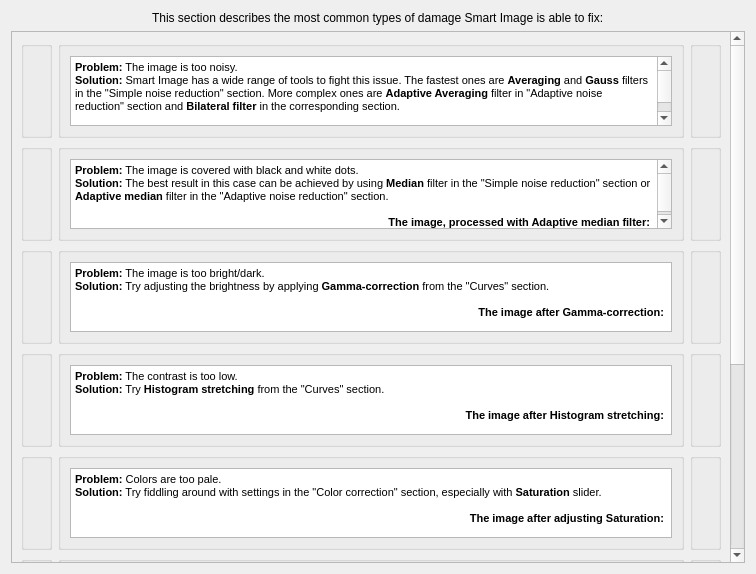
<?xml version="1.0" encoding="UTF-8"?>
<ui version="4.0">
 <class>HelpWindow</class>
 <widget class="QWidget" name="HelpWindow">
  <property name="geometry">
   <rect>
    <x>0</x>
    <y>0</y>
    <width>752</width>
    <height>574</height>
   </rect>
  </property>
  <property name="windowTitle">
   <string>Form</string>
  </property>
  <layout class="QVBoxLayout" name="verticalLayout_11">
   <item alignment="Qt::AlignHCenter">
    <widget class="QLabel" name="label_17">
     <property name="text">
      <string>This section describes the most common types of damage Smart Image is able to fix:</string>
     </property>
    </widget>
   </item>
   <item>
    <widget class="QScrollArea" name="scrollArea">
     <property name="minimumSize">
      <size>
       <width>734</width>
       <height>0</height>
      </size>
     </property>
     <property name="widgetResizable">
      <bool>true</bool>
     </property>
     <widget class="QWidget" name="scrollAreaWidgetContents">
      <property name="geometry">
       <rect>
        <x>0</x>
        <y>-887</y>
        <width>715</width>
        <height>1422</height>
       </rect>
      </property>
      <layout class="QVBoxLayout" name="verticalLayout_10">
       <item>
        <layout class="QGridLayout" name="gridLayout">
         <item row="6" column="2">
          <widget class="QGroupBox" name="groupBox_13">
           <property name="title">
            <string/>
           </property>
           <layout class="QVBoxLayout" name="verticalLayout_7">
            <item>
             <widget class="QLabel" name="label_12">
              <property name="text">
               <string/>
              </property>
              <property name="pixmap">
               <pixmap resource="placeholders.qrc">:/placeholders/readme/blur_fixed.png</pixmap>
              </property>
             </widget>
            </item>
           </layout>
          </widget>
         </item>
         <item row="6" column="0">
          <widget class="QGroupBox" name="groupBox_12">
           <property name="title">
            <string/>
           </property>
           <layout class="QVBoxLayout" name="verticalLayout_6">
            <item>
             <widget class="QLabel" name="label_11">
              <property name="text">
               <string/>
              </property>
              <property name="pixmap">
               <pixmap resource="placeholders.qrc">:/placeholders/readme/blur.png</pixmap>
              </property>
             </widget>
            </item>
           </layout>
          </widget>
         </item>
         <item row="5" column="2">
          <widget class="QGroupBox" name="groupBox_22">
           <property name="title">
            <string/>
           </property>
           <layout class="QVBoxLayout" name="verticalLayout_9">
            <item>
             <widget class="QLabel" name="label_15">
              <property name="text">
               <string/>
              </property>
              <property name="pixmap">
               <pixmap resource="placeholders.qrc">:/placeholders/readme/brightness_fixed.png</pixmap>
              </property>
             </widget>
            </item>
           </layout>
          </widget>
         </item>
         <item row="5" column="1">
          <widget class="QGroupBox" name="groupBox_24">
           <property name="title">
            <string/>
           </property>
           <layout class="QHBoxLayout" name="horizontalLayout_15">
            <item>
             <widget class="QTextEdit" name="textEdit_8">
              <property name="readOnly">
               <bool>true</bool>
              </property>
              <property name="html">
               <string>&lt;!DOCTYPE HTML PUBLIC &quot;-//W3C//DTD HTML 4.0//EN&quot; &quot;http://www.w3.org/TR/REC-html40/strict.dtd&quot;&gt;
&lt;html&gt;&lt;head&gt;&lt;meta name=&quot;qrichtext&quot; content=&quot;1&quot; /&gt;&lt;style type=&quot;text/css&quot;&gt;
p, li { white-space: pre-wrap; }
&lt;/style&gt;&lt;/head&gt;&lt;body style=&quot; font-family:'MS Shell Dlg 2'; font-size:8.25pt; font-weight:400; font-style:normal;&quot;&gt;
&lt;p style=&quot; margin-top:0px; margin-bottom:0px; margin-left:0px; margin-right:0px; -qt-block-indent:0; text-indent:0px;&quot;&gt;&lt;span style=&quot; font-weight:600;&quot;&gt;Problem: &lt;/span&gt;The brightness is messed up.&lt;/p&gt;
&lt;p style=&quot; margin-top:0px; margin-bottom:0px; margin-left:0px; margin-right:0px; -qt-block-indent:0; text-indent:0px;&quot;&gt;&lt;span style=&quot; font-weight:600;&quot;&gt;Solution:&lt;/span&gt; Maybe &lt;span style=&quot; font-weight:600;&quot;&gt;Power function transformation&lt;/span&gt; from the &amp;quot;Curves&amp;quot; section can help.&lt;/p&gt;
&lt;p style=&quot;-qt-paragraph-type:empty; margin-top:0px; margin-bottom:0px; margin-left:0px; margin-right:0px; -qt-block-indent:0; text-indent:0px;&quot;&gt;&lt;br /&gt;&lt;/p&gt;
&lt;p align=&quot;right&quot; style=&quot; margin-top:0px; margin-bottom:0px; margin-left:0px; margin-right:0px; -qt-block-indent:0; text-indent:0px;&quot;&gt;&lt;span style=&quot; font-weight:600;&quot;&gt;The image after Power function transformation: &lt;/span&gt;&lt;/p&gt;&lt;/body&gt;&lt;/html&gt;</string>
              </property>
             </widget>
            </item>
           </layout>
          </widget>
         </item>
         <item row="6" column="1">
          <widget class="QGroupBox" name="groupBox_20">
           <property name="title">
            <string/>
           </property>
           <layout class="QHBoxLayout" name="horizontalLayout_12">
            <item>
             <widget class="QTextEdit" name="textEdit_6">
              <property name="readOnly">
               <bool>true</bool>
              </property>
              <property name="html">
               <string>&lt;!DOCTYPE HTML PUBLIC &quot;-//W3C//DTD HTML 4.0//EN&quot; &quot;http://www.w3.org/TR/REC-html40/strict.dtd&quot;&gt;
&lt;html&gt;&lt;head&gt;&lt;meta name=&quot;qrichtext&quot; content=&quot;1&quot; /&gt;&lt;style type=&quot;text/css&quot;&gt;
p, li { white-space: pre-wrap; }
&lt;/style&gt;&lt;/head&gt;&lt;body style=&quot; font-family:'MS Shell Dlg 2'; font-size:8.25pt; font-weight:400; font-style:normal;&quot;&gt;
&lt;p style=&quot; margin-top:0px; margin-bottom:0px; margin-left:0px; margin-right:0px; -qt-block-indent:0; text-indent:0px;&quot;&gt;&lt;span style=&quot; font-weight:600;&quot;&gt;Problem:&lt;/span&gt; The image is blurry.&lt;/p&gt;
&lt;p style=&quot; margin-top:0px; margin-bottom:0px; margin-left:0px; margin-right:0px; -qt-block-indent:0; text-indent:0px;&quot;&gt;&lt;span style=&quot; font-weight:600;&quot;&gt;Solution:&lt;/span&gt; To a certain extent this issue can be solved by applying filters from the &lt;span style=&quot; font-weight:600;&quot;&gt;&amp;quot;Edge sharpening&amp;quot;&lt;/span&gt; section&lt;/p&gt;
&lt;p style=&quot;-qt-paragraph-type:empty; margin-top:0px; margin-bottom:0px; margin-left:0px; margin-right:0px; -qt-block-indent:0; text-indent:0px;&quot;&gt;&lt;br /&gt;&lt;/p&gt;
&lt;p align=&quot;right&quot; style=&quot; margin-top:0px; margin-bottom:0px; margin-left:0px; margin-right:0px; -qt-block-indent:0; text-indent:0px;&quot;&gt;&lt;span style=&quot; font-weight:600;&quot;&gt;The image after Sharpness increase via local contrast: &lt;/span&gt;&lt;/p&gt;&lt;/body&gt;&lt;/html&gt;</string>
              </property>
             </widget>
            </item>
           </layout>
          </widget>
         </item>
         <item row="3" column="1">
          <widget class="QGroupBox" name="groupBox_18">
           <property name="title">
            <string/>
           </property>
           <layout class="QHBoxLayout" name="horizontalLayout_10">
            <item>
             <widget class="QTextEdit" name="textEdit_4">
              <property name="readOnly">
               <bool>true</bool>
              </property>
              <property name="html">
               <string>&lt;!DOCTYPE HTML PUBLIC &quot;-//W3C//DTD HTML 4.0//EN&quot; &quot;http://www.w3.org/TR/REC-html40/strict.dtd&quot;&gt;
&lt;html&gt;&lt;head&gt;&lt;meta name=&quot;qrichtext&quot; content=&quot;1&quot; /&gt;&lt;style type=&quot;text/css&quot;&gt;
p, li { white-space: pre-wrap; }
&lt;/style&gt;&lt;/head&gt;&lt;body style=&quot; font-family:'MS Shell Dlg 2'; font-size:8.25pt; font-weight:400; font-style:normal;&quot;&gt;
&lt;p style=&quot; margin-top:0px; margin-bottom:0px; margin-left:0px; margin-right:0px; -qt-block-indent:0; text-indent:0px;&quot;&gt;&lt;span style=&quot; font-weight:600;&quot;&gt;Problem:&lt;/span&gt; The contrast is too low.&lt;/p&gt;
&lt;p style=&quot; margin-top:0px; margin-bottom:0px; margin-left:0px; margin-right:0px; -qt-block-indent:0; text-indent:0px;&quot;&gt;&lt;span style=&quot; font-weight:600;&quot;&gt;Solution:&lt;/span&gt; Try &lt;span style=&quot; font-weight:600;&quot;&gt;Histogram stretching&lt;/span&gt; from the &amp;quot;Curves&amp;quot; section.&lt;/p&gt;
&lt;p style=&quot;-qt-paragraph-type:empty; margin-top:0px; margin-bottom:0px; margin-left:0px; margin-right:0px; -qt-block-indent:0; text-indent:0px;&quot;&gt;&lt;br /&gt;&lt;/p&gt;
&lt;p align=&quot;right&quot; style=&quot; margin-top:0px; margin-bottom:0px; margin-left:0px; margin-right:0px; -qt-block-indent:0; text-indent:0px;&quot;&gt;&lt;span style=&quot; font-weight:600;&quot;&gt;The image after Histogram stretching: &lt;/span&gt;&lt;/p&gt;&lt;/body&gt;&lt;/html&gt;</string>
              </property>
             </widget>
            </item>
           </layout>
          </widget>
         </item>
         <item row="3" column="0">
          <widget class="QGroupBox" name="groupBox_8">
           <property name="title">
            <string/>
           </property>
           <layout class="QHBoxLayout" name="horizontalLayout_6">
            <item>
             <widget class="QLabel" name="label_7">
              <property name="text">
               <string/>
              </property>
              <property name="pixmap">
               <pixmap resource="placeholders.qrc">:/placeholders/readme/contrast.png</pixmap>
              </property>
             </widget>
            </item>
           </layout>
          </widget>
         </item>
         <item row="5" column="0">
          <widget class="QGroupBox" name="groupBox_23">
           <property name="title">
            <string/>
           </property>
           <layout class="QHBoxLayout" name="horizontalLayout_14">
            <item>
             <widget class="QLabel" name="label_16">
              <property name="text">
               <string/>
              </property>
              <property name="pixmap">
               <pixmap resource="placeholders.qrc">:/placeholders/readme/brightness.png</pixmap>
              </property>
             </widget>
            </item>
           </layout>
          </widget>
         </item>
         <item row="4" column="0">
          <widget class="QGroupBox" name="groupBox_10">
           <property name="title">
            <string/>
           </property>
           <layout class="QVBoxLayout" name="verticalLayout_4">
            <item>
             <widget class="QLabel" name="label_9">
              <property name="text">
               <string/>
              </property>
              <property name="pixmap">
               <pixmap resource="placeholders.qrc">:/placeholders/readme/contrast_fixed.png</pixmap>
              </property>
             </widget>
            </item>
           </layout>
          </widget>
         </item>
         <item row="1" column="0">
          <widget class="QGroupBox" name="groupBox_4">
           <property name="title">
            <string/>
           </property>
           <layout class="QHBoxLayout" name="horizontalLayout_4">
            <item>
             <widget class="QLabel" name="label_3">
              <property name="text">
               <string/>
              </property>
              <property name="pixmap">
               <pixmap resource="placeholders.qrc">:/placeholders/readme/grains.png</pixmap>
              </property>
             </widget>
            </item>
           </layout>
          </widget>
         </item>
         <item row="2" column="0">
          <widget class="QGroupBox" name="groupBox_6">
           <property name="title">
            <string/>
           </property>
           <layout class="QVBoxLayout" name="verticalLayout">
            <item>
             <widget class="QLabel" name="label_5">
              <property name="text">
               <string/>
              </property>
              <property name="pixmap">
               <pixmap resource="placeholders.qrc">:/placeholders/readme/gamma.png</pixmap>
              </property>
             </widget>
            </item>
           </layout>
          </widget>
         </item>
         <item row="1" column="2">
          <widget class="QGroupBox" name="groupBox_5">
           <property name="title">
            <string/>
           </property>
           <layout class="QHBoxLayout" name="horizontalLayout_5">
            <item>
             <widget class="QLabel" name="label_4">
              <property name="text">
               <string/>
              </property>
              <property name="pixmap">
               <pixmap resource="placeholders.qrc">:/placeholders/readme/grains_fixed.png</pixmap>
              </property>
             </widget>
            </item>
           </layout>
          </widget>
         </item>
         <item row="2" column="2">
          <widget class="QGroupBox" name="groupBox_7">
           <property name="title">
            <string/>
           </property>
           <layout class="QVBoxLayout" name="verticalLayout_2">
            <item>
             <widget class="QLabel" name="label_6">
              <property name="text">
               <string/>
              </property>
              <property name="pixmap">
               <pixmap resource="placeholders.qrc">:/placeholders/readme/gamma_fixed.png</pixmap>
              </property>
             </widget>
            </item>
           </layout>
          </widget>
         </item>
         <item row="4" column="1">
          <widget class="QGroupBox" name="groupBox_19">
           <property name="title">
            <string/>
           </property>
           <layout class="QHBoxLayout" name="horizontalLayout_11">
            <item>
             <widget class="QTextEdit" name="textEdit_5">
              <property name="readOnly">
               <bool>true</bool>
              </property>
              <property name="html">
               <string>&lt;!DOCTYPE HTML PUBLIC &quot;-//W3C//DTD HTML 4.0//EN&quot; &quot;http://www.w3.org/TR/REC-html40/strict.dtd&quot;&gt;
&lt;html&gt;&lt;head&gt;&lt;meta name=&quot;qrichtext&quot; content=&quot;1&quot; /&gt;&lt;style type=&quot;text/css&quot;&gt;
p, li { white-space: pre-wrap; }
&lt;/style&gt;&lt;/head&gt;&lt;body style=&quot; font-family:'MS Shell Dlg 2'; font-size:8.25pt; font-weight:400; font-style:normal;&quot;&gt;
&lt;p style=&quot; margin-top:0px; margin-bottom:0px; margin-left:0px; margin-right:0px; -qt-block-indent:0; text-indent:0px;&quot;&gt;&lt;span style=&quot; font-weight:600;&quot;&gt;Problem:&lt;/span&gt; Colors are too pale.&lt;/p&gt;
&lt;p style=&quot; margin-top:0px; margin-bottom:0px; margin-left:0px; margin-right:0px; -qt-block-indent:0; text-indent:0px;&quot;&gt;&lt;span style=&quot; font-weight:600;&quot;&gt;Solution:&lt;/span&gt; Try fiddling around with settings in the &amp;quot;Color correction&amp;quot; section, especially with &lt;span style=&quot; font-weight:600;&quot;&gt;Saturation&lt;/span&gt; slider.&lt;/p&gt;
&lt;p style=&quot;-qt-paragraph-type:empty; margin-top:0px; margin-bottom:0px; margin-left:0px; margin-right:0px; -qt-block-indent:0; text-indent:0px;&quot;&gt;&lt;br /&gt;&lt;/p&gt;
&lt;p align=&quot;right&quot; style=&quot; margin-top:0px; margin-bottom:0px; margin-left:0px; margin-right:0px; -qt-block-indent:0; text-indent:0px;&quot;&gt;&lt;span style=&quot; font-weight:600;&quot;&gt;The image after adjusting Saturation: &lt;/span&gt;&lt;/p&gt;&lt;/body&gt;&lt;/html&gt;</string>
              </property>
             </widget>
            </item>
           </layout>
          </widget>
         </item>
         <item row="4" column="2">
          <widget class="QGroupBox" name="groupBox_11">
           <property name="title">
            <string/>
           </property>
           <layout class="QVBoxLayout" name="verticalLayout_5">
            <item>
             <widget class="QLabel" name="label_10">
              <property name="text">
               <string/>
              </property>
              <property name="pixmap">
               <pixmap resource="placeholders.qrc">:/placeholders/readme/satur_fixed.png</pixmap>
              </property>
             </widget>
            </item>
           </layout>
          </widget>
         </item>
         <item row="2" column="1">
          <widget class="QGroupBox" name="groupBox_17">
           <property name="title">
            <string/>
           </property>
           <layout class="QHBoxLayout" name="horizontalLayout_9">
            <item>
             <widget class="QTextEdit" name="textEdit_3">
              <property name="readOnly">
               <bool>true</bool>
              </property>
              <property name="html">
               <string>&lt;!DOCTYPE HTML PUBLIC &quot;-//W3C//DTD HTML 4.0//EN&quot; &quot;http://www.w3.org/TR/REC-html40/strict.dtd&quot;&gt;
&lt;html&gt;&lt;head&gt;&lt;meta name=&quot;qrichtext&quot; content=&quot;1&quot; /&gt;&lt;style type=&quot;text/css&quot;&gt;
p, li { white-space: pre-wrap; }
&lt;/style&gt;&lt;/head&gt;&lt;body style=&quot; font-family:'MS Shell Dlg 2'; font-size:8.25pt; font-weight:400; font-style:normal;&quot;&gt;
&lt;p style=&quot; margin-top:0px; margin-bottom:0px; margin-left:0px; margin-right:0px; -qt-block-indent:0; text-indent:0px;&quot;&gt;&lt;span style=&quot; font-weight:600;&quot;&gt;Problem:&lt;/span&gt; The image is too bright/dark.&lt;/p&gt;
&lt;p style=&quot; margin-top:0px; margin-bottom:0px; margin-left:0px; margin-right:0px; -qt-block-indent:0; text-indent:0px;&quot;&gt;&lt;span style=&quot; font-weight:600;&quot;&gt;Solution:&lt;/span&gt; Try adjusting the brightness by applying &lt;span style=&quot; font-weight:600;&quot;&gt;Gamma-correction&lt;/span&gt; from the &amp;quot;Curves&amp;quot; section.&lt;/p&gt;
&lt;p style=&quot;-qt-paragraph-type:empty; margin-top:0px; margin-bottom:0px; margin-left:0px; margin-right:0px; -qt-block-indent:0; text-indent:0px;&quot;&gt;&lt;br /&gt;&lt;/p&gt;
&lt;p align=&quot;right&quot; style=&quot; margin-top:0px; margin-bottom:0px; margin-left:0px; margin-right:0px; -qt-block-indent:0; text-indent:0px;&quot;&gt;&lt;span style=&quot; font-weight:600;&quot;&gt;The image after Gamma-correction: &lt;/span&gt;&lt;/p&gt;&lt;/body&gt;&lt;/html&gt;</string>
              </property>
             </widget>
            </item>
           </layout>
          </widget>
         </item>
         <item row="3" column="2">
          <widget class="QGroupBox" name="groupBox_9">
           <property name="title">
            <string/>
           </property>
           <layout class="QVBoxLayout" name="verticalLayout_3">
            <item>
             <widget class="QLabel" name="label_8">
              <property name="text">
               <string/>
              </property>
              <property name="pixmap">
               <pixmap resource="placeholders.qrc">:/placeholders/readme/contrast_fixed.png</pixmap>
              </property>
             </widget>
            </item>
           </layout>
          </widget>
         </item>
         <item row="1" column="1">
          <widget class="QGroupBox" name="groupBox_16">
           <property name="title">
            <string/>
           </property>
           <layout class="QHBoxLayout" name="horizontalLayout_8">
            <item>
             <widget class="QTextEdit" name="textEdit_2">
              <property name="readOnly">
               <bool>true</bool>
              </property>
              <property name="html">
               <string>&lt;!DOCTYPE HTML PUBLIC &quot;-//W3C//DTD HTML 4.0//EN&quot; &quot;http://www.w3.org/TR/REC-html40/strict.dtd&quot;&gt;
&lt;html&gt;&lt;head&gt;&lt;meta name=&quot;qrichtext&quot; content=&quot;1&quot; /&gt;&lt;style type=&quot;text/css&quot;&gt;
p, li { white-space: pre-wrap; }
&lt;/style&gt;&lt;/head&gt;&lt;body style=&quot; font-family:'MS Shell Dlg 2'; font-size:8.25pt; font-weight:400; font-style:normal;&quot;&gt;
&lt;p style=&quot; margin-top:0px; margin-bottom:0px; margin-left:0px; margin-right:0px; -qt-block-indent:0; text-indent:0px;&quot;&gt;&lt;span style=&quot; font-weight:600;&quot;&gt;Problem:&lt;/span&gt; The image is covered with black and white dots.&lt;/p&gt;
&lt;p style=&quot; margin-top:0px; margin-bottom:0px; margin-left:0px; margin-right:0px; -qt-block-indent:0; text-indent:0px;&quot;&gt;&lt;span style=&quot; font-weight:600;&quot;&gt;Solution:&lt;/span&gt; The best result in this case can be achieved by using &lt;span style=&quot; font-weight:600;&quot;&gt;Median&lt;/span&gt; filter in the &amp;quot;Simple noise reduction&amp;quot; section or &lt;span style=&quot; font-weight:600;&quot;&gt;Adaptive median&lt;/span&gt; filter in the &amp;quot;Adaptive noise reduction&amp;quot; section.&lt;/p&gt;
&lt;p style=&quot;-qt-paragraph-type:empty; margin-top:0px; margin-bottom:0px; margin-left:0px; margin-right:0px; -qt-block-indent:0; text-indent:0px;&quot;&gt;&lt;br /&gt;&lt;/p&gt;
&lt;p align=&quot;right&quot; style=&quot; margin-top:0px; margin-bottom:0px; margin-left:0px; margin-right:0px; -qt-block-indent:0; text-indent:0px;&quot;&gt;&lt;span style=&quot; font-weight:600;&quot;&gt;The image, processed with Adaptive median filter: &lt;/span&gt;&lt;/p&gt;&lt;/body&gt;&lt;/html&gt;</string>
              </property>
             </widget>
            </item>
           </layout>
          </widget>
         </item>
         <item row="0" column="2">
          <widget class="QGroupBox" name="groupBox_3">
           <property name="title">
            <string/>
           </property>
           <layout class="QHBoxLayout" name="horizontalLayout_3">
            <item>
             <widget class="QLabel" name="label_2">
              <property name="text">
               <string/>
              </property>
              <property name="pixmap">
               <pixmap resource="placeholders.qrc">:/placeholders/readme/noise_fixed.png</pixmap>
              </property>
             </widget>
            </item>
           </layout>
          </widget>
         </item>
         <item row="0" column="1">
          <widget class="QGroupBox" name="groupBox_2">
           <property name="title">
            <string/>
           </property>
           <layout class="QHBoxLayout" name="horizontalLayout_2">
            <item>
             <widget class="QTextEdit" name="textEdit">
              <property name="readOnly">
               <bool>true</bool>
              </property>
              <property name="html">
               <string>&lt;!DOCTYPE HTML PUBLIC &quot;-//W3C//DTD HTML 4.0//EN&quot; &quot;http://www.w3.org/TR/REC-html40/strict.dtd&quot;&gt;
&lt;html&gt;&lt;head&gt;&lt;meta name=&quot;qrichtext&quot; content=&quot;1&quot; /&gt;&lt;style type=&quot;text/css&quot;&gt;
p, li { white-space: pre-wrap; }
&lt;/style&gt;&lt;/head&gt;&lt;body style=&quot; font-family:'MS Shell Dlg 2'; font-size:8.25pt; font-weight:400; font-style:normal;&quot;&gt;
&lt;p style=&quot; margin-top:0px; margin-bottom:0px; margin-left:0px; margin-right:0px; -qt-block-indent:0; text-indent:0px;&quot;&gt;&lt;span style=&quot; font-weight:600;&quot;&gt;Problem:&lt;/span&gt; The image is too noisy.&lt;/p&gt;
&lt;p style=&quot; margin-top:0px; margin-bottom:0px; margin-left:0px; margin-right:0px; -qt-block-indent:0; text-indent:0px;&quot;&gt;&lt;span style=&quot; font-weight:600;&quot;&gt;Solution:&lt;/span&gt; Smart Image has a wide range of tools to fight this issue. The fastest ones are &lt;span style=&quot; font-weight:600;&quot;&gt;Averaging&lt;/span&gt; and &lt;span style=&quot; font-weight:600;&quot;&gt;Gauss&lt;/span&gt; filters in the &amp;quot;Simple noise reduction&amp;quot; section. More complex ones are &lt;span style=&quot; font-weight:600;&quot;&gt;Adaptive Averaging &lt;/span&gt;filter in &amp;quot;Adaptive noise reduction&amp;quot; section and &lt;span style=&quot; font-weight:600;&quot;&gt;Bilateral filter&lt;/span&gt; in the corresponding section.&lt;/p&gt;
&lt;p style=&quot;-qt-paragraph-type:empty; margin-top:0px; margin-bottom:0px; margin-left:0px; margin-right:0px; -qt-block-indent:0; text-indent:0px;&quot;&gt;&lt;br /&gt;&lt;/p&gt;
&lt;p align=&quot;right&quot; style=&quot; margin-top:0px; margin-bottom:0px; margin-left:0px; margin-right:0px; -qt-block-indent:0; text-indent:0px;&quot;&gt;&lt;span style=&quot; font-weight:600;&quot;&gt;The image, processed with Bilateral filter: &lt;/span&gt;&lt;/p&gt;&lt;/body&gt;&lt;/html&gt;</string>
              </property>
             </widget>
            </item>
           </layout>
          </widget>
         </item>
         <item row="0" column="0">
          <widget class="QGroupBox" name="groupBox">
           <property name="title">
            <string/>
           </property>
           <layout class="QHBoxLayout" name="horizontalLayout">
            <item>
             <widget class="QLabel" name="label">
              <property name="text">
               <string/>
              </property>
              <property name="pixmap">
               <pixmap resource="placeholders.qrc">:/placeholders/readme/noise.png</pixmap>
              </property>
             </widget>
            </item>
           </layout>
          </widget>
         </item>
         <item row="7" column="0">
          <widget class="QGroupBox" name="groupBox_14">
           <property name="title">
            <string/>
           </property>
           <layout class="QHBoxLayout" name="horizontalLayout_7">
            <item>
             <widget class="QLabel" name="label_13">
              <property name="text">
               <string/>
              </property>
              <property name="pixmap">
               <pixmap resource="placeholders.qrc">:/placeholders/readme/normal.png</pixmap>
              </property>
             </widget>
            </item>
           </layout>
          </widget>
         </item>
         <item row="7" column="1">
          <widget class="QGroupBox" name="groupBox_21">
           <property name="title">
            <string/>
           </property>
           <layout class="QHBoxLayout" name="horizontalLayout_13">
            <item>
             <widget class="QTextEdit" name="textEdit_7">
              <property name="readOnly">
               <bool>true</bool>
              </property>
              <property name="html">
               <string>&lt;!DOCTYPE HTML PUBLIC &quot;-//W3C//DTD HTML 4.0//EN&quot; &quot;http://www.w3.org/TR/REC-html40/strict.dtd&quot;&gt;
&lt;html&gt;&lt;head&gt;&lt;meta name=&quot;qrichtext&quot; content=&quot;1&quot; /&gt;&lt;style type=&quot;text/css&quot;&gt;
p, li { white-space: pre-wrap; }
&lt;/style&gt;&lt;/head&gt;&lt;body style=&quot; font-family:'MS Shell Dlg 2'; font-size:8.25pt; font-weight:400; font-style:normal;&quot;&gt;
&lt;p style=&quot; margin-top:0px; margin-bottom:0px; margin-left:0px; margin-right:0px; -qt-block-indent:0; text-indent:0px;&quot;&gt;&lt;span style=&quot; font-weight:600;&quot;&gt;Problem:&lt;/span&gt; I want to detect all the edges on the image.&lt;/p&gt;
&lt;p style=&quot; margin-top:0px; margin-bottom:0px; margin-left:0px; margin-right:0px; -qt-block-indent:0; text-indent:0px;&quot;&gt;&lt;span style=&quot; font-weight:600;&quot;&gt;Solution:&lt;/span&gt; There is an entire section dedicated for this task and it's called &amp;quot;&lt;span style=&quot; font-weight:600;&quot;&gt;Edge detection&lt;/span&gt;&amp;quot;&lt;/p&gt;
&lt;p style=&quot;-qt-paragraph-type:empty; margin-top:0px; margin-bottom:0px; margin-left:0px; margin-right:0px; -qt-block-indent:0; text-indent:0px;&quot;&gt;&lt;br /&gt;&lt;/p&gt;
&lt;p align=&quot;right&quot; style=&quot; margin-top:0px; margin-bottom:0px; margin-left:0px; margin-right:0px; -qt-block-indent:0; text-indent:0px;&quot;&gt;&lt;span style=&quot; font-weight:600;&quot;&gt;The image after applying Sobel filter: &lt;/span&gt;&lt;/p&gt;&lt;/body&gt;&lt;/html&gt;</string>
              </property>
             </widget>
            </item>
           </layout>
          </widget>
         </item>
         <item row="7" column="2">
          <widget class="QGroupBox" name="groupBox_15">
           <property name="title">
            <string/>
           </property>
           <layout class="QVBoxLayout" name="verticalLayout_8">
            <item>
             <widget class="QLabel" name="label_14">
              <property name="text">
               <string/>
              </property>
              <property name="pixmap">
               <pixmap resource="placeholders.qrc">:/placeholders/readme/edges.png</pixmap>
              </property>
             </widget>
            </item>
           </layout>
          </widget>
         </item>
        </layout>
       </item>
      </layout>
     </widget>
    </widget>
   </item>
  </layout>
 </widget>
 <resources>
  <include location="placeholders.qrc"/>
 </resources>
 <connections/>
</ui>
